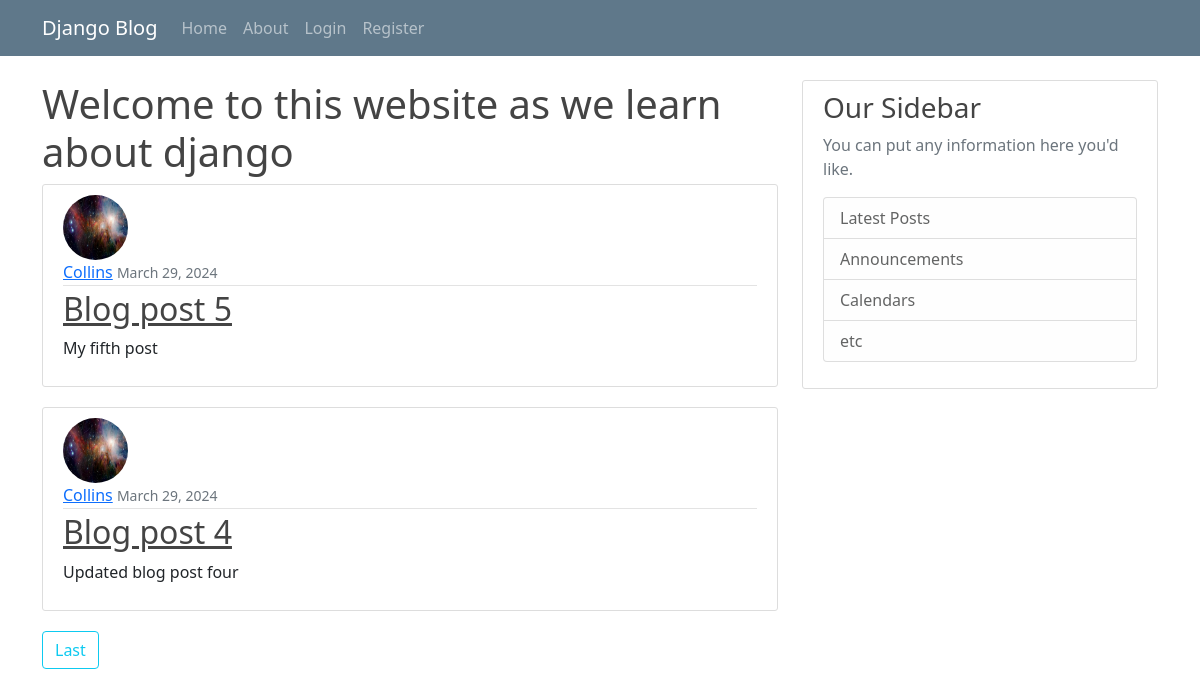
The app's page /, older data.
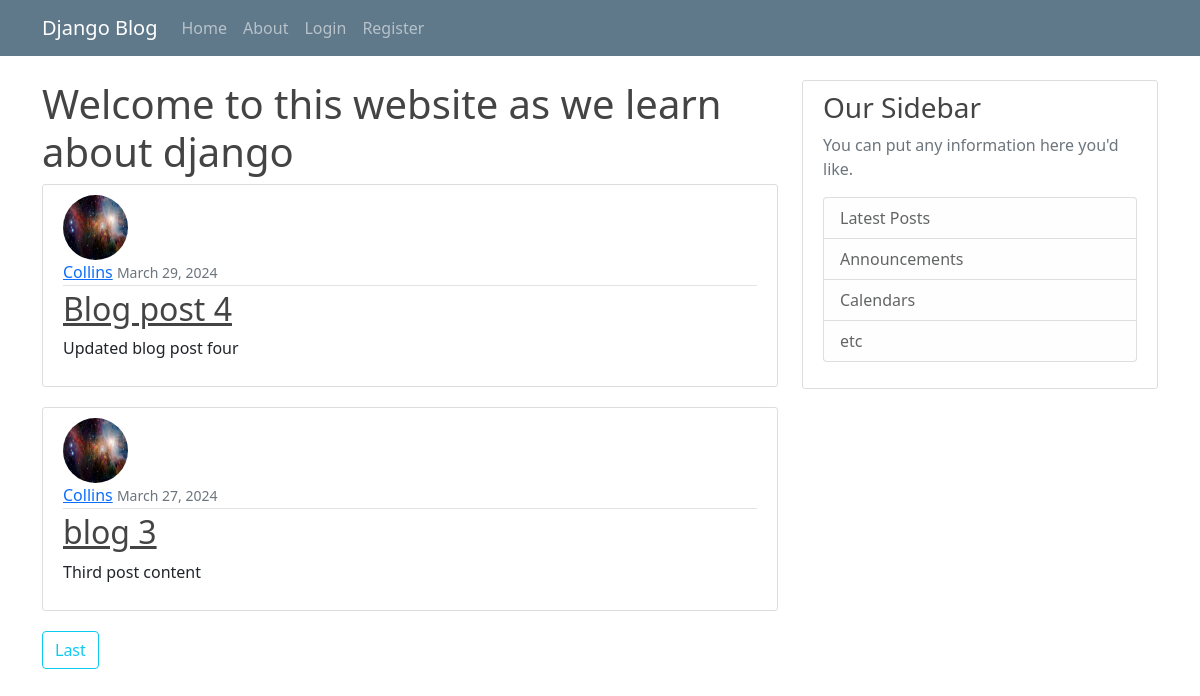
The same page, newer data.
### blog/models.py (models this page shows, shortened)
class Post(models.Model):
    title = models.CharField(max_length=100)
    content = models.TextField()
    date_posted = models.DateTimeField(default=timezone.now)
    author = models.ForeignKey(User, on_delete=models.CASCADE)

### users/models.py (models this page shows, shortened)
class Profile(models.Model):
    user = models.OneToOneField(User, on_delete=models.CASCADE)
    image = models.ImageField(default='default.jpg', upload_to='profile_pics')

### blog/views.py (the view)
# urls.py: path('', PostListView.as_view(), name="blog-home"),
class PostListView(ListView):
    model = Post
    template_name = 'blog/home.html'
    context_object_name = 'posts'
    ordering = ['-date_posted']
    paginate_by = 2

### blog/Templates/blog/home.html (shortened to what this page needs)
{% extends "blog/base.html" %}
{% block content %}
<h1>Welcome to this website as we learn about django</h1>
{% for post in posts %}
  <article class="media content-section">
    <img class="rounded-circle article-img" src="{{ post.author.profile.image.url}}" alt="">
    <div class="media-body">
      <div class="article-metadata">
        <a class="mr-2" href="#">{{ post.author }}</a>
          <small class="text-muted">{{ post.date_posted|date:"F d, Y" }}</small>
      </div>
      <h2><a class="article-title" href="{% url "post-detail" post.id %}">{{ post.title }}</a></h2>
      <p class="article-content">{{ post.content }}</p>
    </div>
  </article>
{% endfor %}
{% if is_paginated %}
  {% if page_obj.has_next %}
    <a class= "btn btn-outline-info mb-4" href="?page={{page_obj.paginator.num_pages}}">Last</a>
  {% endif %}
{% endif %}
{% endblock content %}

### blog/Templates/blog/base.html (shortened to what this page needs)
{% load static %}
<!DOCTYPE html>
<html>
    <head>
        <link href="https://cdn.jsdelivr.net/npm/bootstrap@5.0.2/dist/css/bootstrap.min.css" rel="stylesheet">
        <link href="{% static 'blog/main.css' %}" rel="stylesheet">
        <link href="https://cdn.jsdelivr.net/npm/bootstrap@5.0.2/dist/css/bootstrap.min.css" rel="stylesheet">
    </head>
    <body>
        <header class="site-header">
            <nav class="navbar navbar-expand-md navbar-dark bg-steel fixed-top">
              <div class="container">
                <a class="navbar-brand mr-4" href="{% url "blog-home" %}">Django Blog</a>
                <div class="collapse navbar-collapse" id="navbarToggle">
                  <div class="navbar-nav mr-auto">
                    <a class="nav-item nav-link" href="{% url "blog-home" %}">Home</a>
                    <a class="nav-item nav-link" href="{% url "blog-about" %}">About</a>
                  </div>
                  <div class="navbar-nav">
                    {% if user.is_authenticated %}
                    <a class="nav-item nav-link" href="{% url "profile" %}">Profile</a>
                    <a class="nav-item nav-link" href="{% url "post-create" %}">Create Post</a>
                    <a class="nav-item nav-link" href="{% url "logout" %}">Logout</a>
                    {% else %}
                    <a class="nav-item nav-link" href="{% url "login" %}">Login</a>
                    <a class="nav-item nav-link" href="{% url "register" %}">Register</a>
                    {% endif %}
                  </div>
                </div>
              </div>
            </nav>
          </header>
          <main role="main" class="container">
            <div class="row">
              <div class="col-md-8">
                {% block content %}{% endblock %}
              </div>
              <div class="col-md-4">
                <div class="content-section">
                  <h3>Our Sidebar</h3>
                  <p class='text-muted'>You can put any information here you'd like.
                    <ul class="list-group">
                      <li class="list-group-item list-group-item-light">Latest Posts</li>
                      <li class="list-group-item list-group-item-light">Announcements</li>
                      <li class="list-group-item list-group-item-light">Calendars</li>
                      <li class="list-group-item list-group-item-light">etc</li>
                    </ul>
                  </p>
                </div>
              </div>
            </div>
          </main>
    </body>
</html>

### blog/static/blog/main.css (style rules this page uses)
body { background: #fafafa; color: #333333; margin-top: 5rem; }
main { margin-top: 5rem; }
h1, h2, h3, h4, h5, h6 { color: #444444; }
ul { margin: 0; }
.bg-steel { background-color: #5f788a; }
.site-header .navbar-nav .nav-link { color: #cbd5db; }
.content-section { background: #ffffff; padding: 10px 20px; border: 1px solid #dddddd; border-radius: 3px; margin-bottom: 20px; }
.article-title { color: #444444; }
.article-content { white-space: pre-line; }
.article-img { height: 65px; width: 65px; margin-right: 16px; }
.article-metadata { padding-bottom: 1px; margin-bottom: 4px; border-bottom: 1px solid #e3e3e3 }

Row changes from the older to the newer data that the page shows:
removed Post: author.profile.image (picture), author "Collins", date_posted "March 29, 2024", title "Blog post 5", content "My fifth post"
now on this page (row unchanged): Post: author.profile.image (picture), author "Collins", date_posted "March 27, 2024", title "blog 3", content "Third post content"
